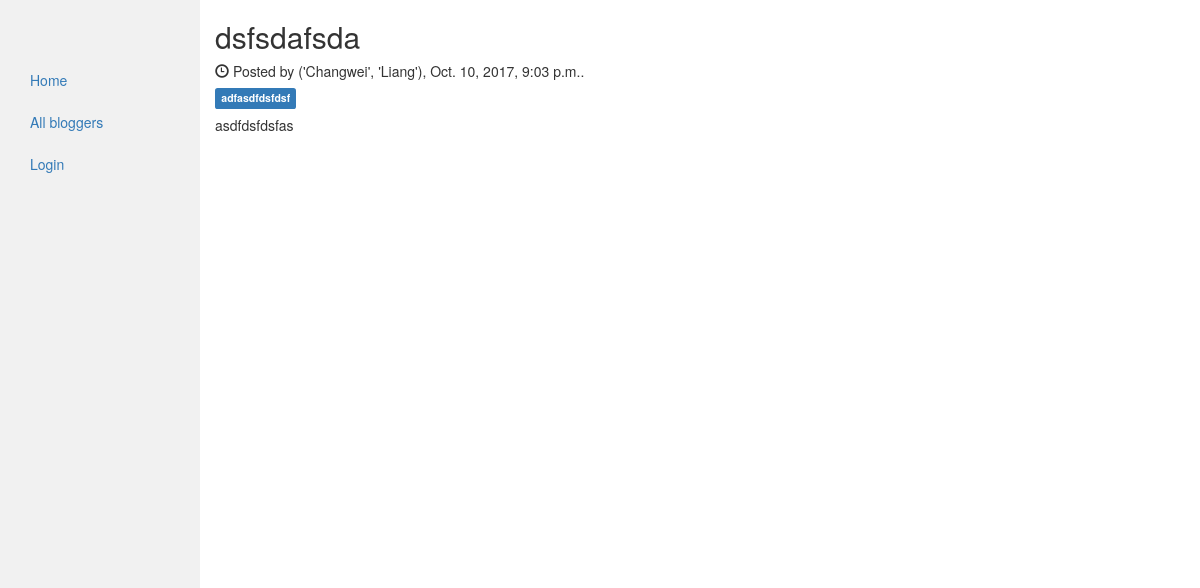
The page /29/detail/ on the database its author committed.
### blog/models.py (models this page shows, shortened)
class MyPost(models.Model):
    author = models.ForeignKey(settings.AUTH_USER_MODEL, on_delete=models.CASCADE)
    title = models.CharField(max_length=100)
    content = models.TextField(blank=True)
    tags = models.CharField(max_length=20, null=True, blank=True)
    published_time = models.DateTimeField(default=timezone.now)
    created_time = models.DateTimeField(default=timezone.now)
    is_draft = models.BooleanField(default=False)
    is_private = models.BooleanField(default=False)
    can_be_edited = models.BooleanField(default=False)
    allow_comment = models.BooleanField(default=True)
    class Meta:
        ordering = ['published_time']

### my_auth/models.py (models this page shows)
class User(auth_models.AbstractUser):
    email = models.EmailField(_('email address'), unique=True)

### blog/views.py (the view)
# urls.py: url(r'^(?P<pk>\d+)/detail/$', views.blog_detail, name='blog_detail'),
def blog_detail(request, pk):
    blog_instance = get_object_or_404(models.MyPost, pk=pk)
    template_name = 'blog/blog_detail.html'
    if blog_instance.author.username == request.user.username or request.user.is_superuser:
        blog_instance.can_be_edited = True
    context = {
        'blog': blog_instance,
    }
    return render(request, template_name, context)

### blog/templatetags/blog_tag.py (called while the page is built)
@register.simple_tag
def real_name_or_username(blog):
    if blog.author.first_name and blog.author.last_name:
        return format_html('%s' % blog.author.first_name), format_html(blog.author.last_name)
    else:
        return blog.author.username

### blog/templates/blog/blog_detail.html (shortened to what this page needs)
<!DOCTYPE html>
<html lang="en">
{% extends 'blog/base.html' %}
{% load blog_tag %}
{% block content %}
    <h2 id="center">{{ blog.title }}</h2>
    <h5 id=""><span class="glyphicon glyphicon-time"></span> Posted by {% real_name_or_username blog %}, {{ blog.published_time }}.</h5>
    <h5 id=""><span class="label label-primary">{{ blog.tags }}</span></h5>
    <p>{{ blog.content|linebreaks }}</p>
{% endblock %}

### rows shown on the page
MyPost: title "dsfsdafsda", author.last_name "('Changwei', 'Liang')", published_time "Oct. 10, 2017, 9:03 p.m.", tags "adfasdfdsfdsf", content "asdfdsfdsfas"
